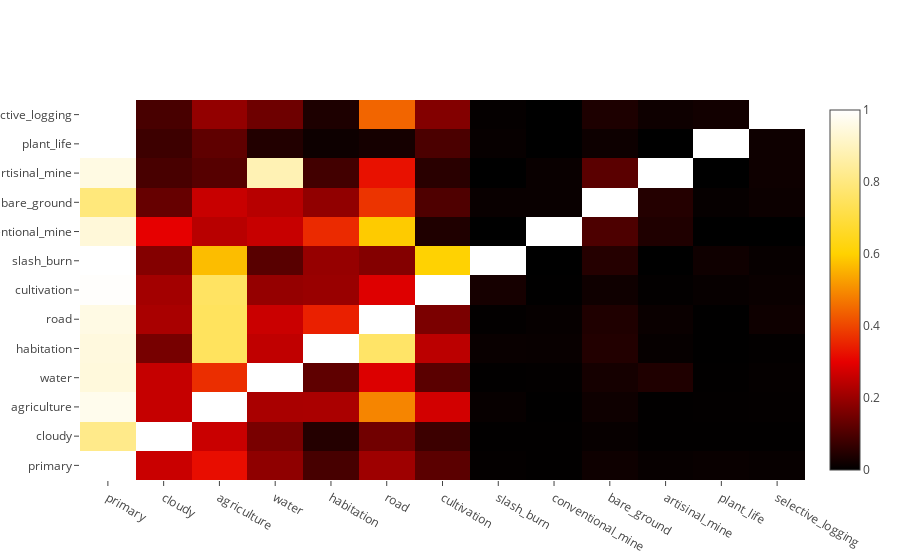

The notebook cell this image was saved under:
### Code cell
''' Generate Heatmap of Tag Correlations '''

com = np.zeros([len(counts)]*2) #coocurrence matrix
for i, key in enumerate(list(counts.keys())):
    for k, val in enumerate(list(counts.keys())):
        cx = 0
        cy = 0
        for row in processedData.tags:
            if key in row:
                cx += 1
                if val in row: cy += 1
        com[i, k] = cy / cx

data=[go.Heatmap(z=com, x=list(counts.keys()), y=list(counts.keys()), colorscale='Hot')]
layout=go.Layout(height=800, width=800, title='Co-occurence matrix of training labels')
fig=dict(data=data, layout=layout)
py.iplot(data, filename='train-com')


ax = plt.subplots(figsize=(30, 30))
img = cv2.imread('plot_images/heatMap.jpg')
img =cv2.cvtColor(img, cv2.COLOR_BGR2RGB)
plt.axis('off')
plt.imshow(img)

### Figure 1 — Plotly figure (JSON) as saved in the notebook; plotly's stock layout.template omitted (floating-point values rounded to 4 significant figures; data arrays with more than 128 entries replaced by an {"elided": "..."} marker saying what was removed)
{"data": [{"colorscale": "Hot", "type": "heatmap", "uid": "81313994-c4d9-11e8-be25-80c5f260ae90", "x": ["primary", "cloudy", "agriculture", "water", "habitation", "road", "cultivation", "slash_burn", "conventional_mine", "bare_ground", "artisinal_mine", "plant_life", "selective_logging"], "y": ["primary", "cloudy", "agriculture", "water", "habitation", "road", "cultivation", "slash_burn", "conventional_mine", "bare_ground", "artisinal_mine", "plant_life", "selective_logging"], "z": {"elided": "13x13 float values"}}], "layout": {}}
